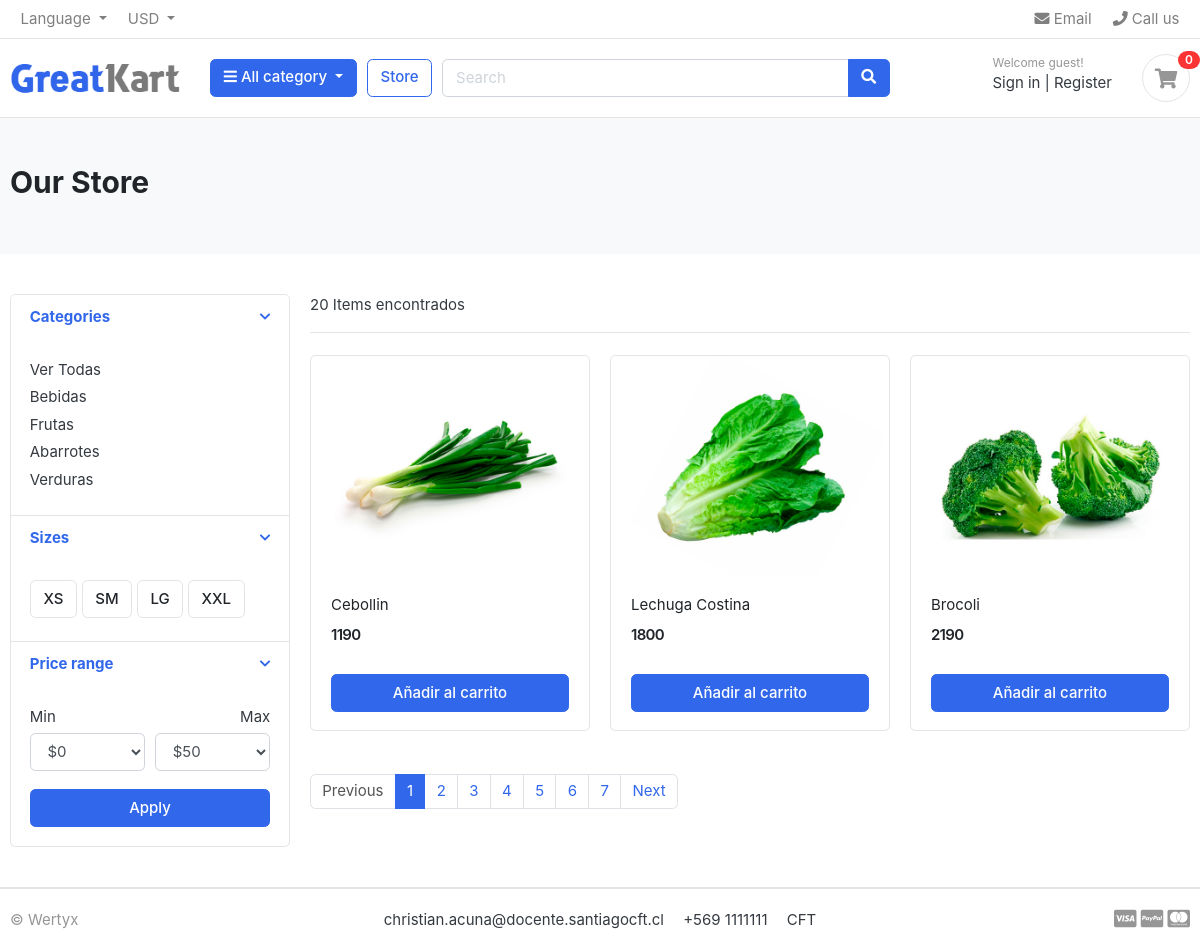
/store/, run on the app's committed database.
### category/models.py (models this page shows, shortened)
class Category(models.Model):
    category_name = models.CharField(max_length=20, unique=True)
    description = models.CharField(max_length=225, blank=True)
    slug = models.CharField(max_length=100, unique=True)
    category_image = models.ImageField(
        upload_to='photos/categories', blank=True
    )
    class Meta:
        verbose_name = 'category'
        verbose_name_plural = 'categories'

### store/models.py (models this page shows, shortened)
class Product(models.Model):
    product_name = models.CharField(max_length=200, unique=True)
    slug = models.CharField(max_length=200, unique=True)
    description = models.TextField(max_length=1000, blank=True)
    price = models.IntegerField()
    images = models.ImageField(upload_to='photos/products')
    stock = models.PositiveIntegerField()
    is_available = models.BooleanField(default=True)
    category = models.ForeignKey(Category, on_delete=models.CASCADE)
    created_date = models.DateTimeField(auto_now_add=True)
    modified_date = models.DateTimeField(auto_now=True)

### store/views.py (the view)
# urls.py: path("store/", include('store.urls')),
def store(request, category_slug=None):
    categories = None
    products = None
    if category_slug is not None:
        categories = get_object_or_404(Category, slug=category_slug)
        products = Product.objects.filter(category=categories)
    else:
        products = Product.objects.all()
    products_count = products.count()
    paged_products = pagination(request, products, 3)
    return render(request, "store.html", context={
        "products": paged_products,
        "products_count": products_count,
    })

### carts/context_processors.py (called while the page is built)
def counter_items(request):
    cart_count = 0
    try:
        cart = Cart.objects.get(cart_id=cart_id(request))
        cart_items = CartItem.objects.all().filter(cart=cart)
        for cart_item in cart_items:
            cart_count += cart_item.quantity
    except Cart.DoesNotExist:
        cart_count = 0
    return {"cart_count": cart_count}

### carts/views.py (called while the page is built)
def cart_id(request):
    cart = request.session.session_key
    print("cart", cart)
    if cart is None:
        cart = request.session.create()
    return cart

### category/context_processors.py (called while the page is built)
def global_category(request):
    menu_links = Category.objects.all()
    return dict(menu_links=menu_links)

### store/views.py (called while the page is built)
def pagination(request, products, products_by_page):
    paginator = Paginator(products, products_by_page)
    page = request.GET.get("page")
    paged_products = paginator.get_page(page)
    return paged_products

### templates/store.html (shortened to what this page needs)
{% extends 'base.html' %}
{% block content %}
<section class="section-pagetop bg">
<div class="container">
	<h2 class="title-page">Our Store</h2>
</div>
</section>
<section class="section-content padding-y">
<div class="container">
<div class="row">
	<aside class="col-md-3">
<div class="card">
	<article class="filter-group">
		<header class="card-header">
			<a href="#" data-toggle="collapse" data-target="#collapse_1" aria-expanded="true" class="">
				<i class="icon-control fa fa-chevron-down"></i>
				<h6 class="title">Categories</h6>
			</a>
		</header>
		<div class="filter-content collapse show" id="collapse_1" style="">
			<div class="card-body">
				<ul class="list-menu">
				<li><a href="{% url 'store' %}">Ver Todas </a></li>
				{% for category in menu_links %}
				<li><a href="{% url 'products_by_category' category.slug %}">{{ category.category_name }}</a></li>
				{% endfor %}
				</ul>
			</div>
		</div>
	</article>
	<article class="filter-group">
		<header class="card-header">
			<a href="#" data-toggle="collapse" data-target="#collapse_4" aria-expanded="true" class="">
				<i class="icon-control fa fa-chevron-down"></i>
				<h6 class="title">Sizes </h6>
			</a>
		</header>
		<div class="filter-content collapse show" id="collapse_4" style="">
			<div class="card-body">
			  <label class="checkbox-btn">
			    <span class="btn btn-light"> XS </span>
			  </label>
			  <label class="checkbox-btn">
			    <span class="btn btn-light"> SM </span>
			  </label>
			  <label class="checkbox-btn">
			    <span class="btn btn-light"> LG </span>
			  </label>
			  <label class="checkbox-btn">
			    <span class="btn btn-light"> XXL </span>
			  </label>
		</div>
		</div>
	</article>
	<article class="filter-group">
		<header class="card-header">
			<a href="#" data-toggle="collapse" data-target="#collapse_3" aria-expanded="true" class="">
				<i class="icon-control fa fa-chevron-down"></i>
				<h6 class="title">Price range </h6>
			</a>
		</header>
		<div class="filter-content collapse show" id="collapse_3" style="">
			<div class="card-body">
				<div class="form-row">
				<div class="form-group col-md-6">
				  <label>Min</label>
				  	<select class="mr-2 form-control">
						<option value="0">$0</option>
					</select>
				</div>
				<div class="form-group text-right col-md-6">
				  <label>Max</label>
				  	<select class="mr-2 form-control">
						<option value="50">$50</option>
					</select>
				</div>
				</div>
				<button class="btn btn-block btn-primary">Apply</button>
			</div>
		</div>
	</article>
</div>
	</aside>
	<main class="col-md-9">
<header class="border-bottom mb-4 pb-3">
		<div class="form-inline">
			<span class="mr-md-auto">{{products_count}} Items encontrados </span>
		</div>
</header>
<div class="row">
	{% for product in products %}
	<div class="col-md-4">
		<figure class="card card-product-grid">
			<div class="img-wrap">
			<a href="{% url 'product_detail' product.category.slug product.slug %}" class="img-wrap"> <img src="{{ product.images.url }}"> </a>
			</div>
			<figcaption class="info-wrap">
				<div class="fix-height">
					<a href="{% url 'product_detail' product.category.slug product.slug %}" class="title">{{ product.product_name }}</a>
					<div class="price-wrap mt-2">
						<span class="price">{{ product.price }}</span>
					</div>
				</div>
				<a href="{% url 'add_cart' product.id %}" class="btn btn-block btn-primary">Añadir al carrito </a>
			</figcaption>
		</figure>
	</div>
	{% endfor %}
</div>
<nav class="mt-4" aria-label="Page navigation sample">
  {% if products.has_other_pages %}
  <ul class="pagination">
	{% if products.has_previous %}
    	<li class="page-item"><a class="page-link" href="?page={{ products.previous_page_number }}">Previous</a></li>
	{% else %}
    	<li class="page-item disabled"><a class="page-link" href="#">Previous</a></li>
	{% endif %}
	{% for i in products.paginator.page_range %}
		{% if products.number == i %}
    		<li class="page-item active"><a class="page-link" href="#">{{i}}</a></li>
		{% else %}
    		<li class="page-item"><a class="page-link" href="?page={{i}}">{{i}}</a></li>
		{% endif %}
	{% endfor %}
	{% if products.has_next %}
    	<li class="page-item"><a class="page-link" href="?page={{products.next_page_number}}">Next</a></li>
	{% else %}
    	<li class="page-item disabled"><a class="page-link" href="#">Next</a></li>
	{% endif %}
  </ul>
  {% endif %}
</nav>
	</main>
</div>
</div>
</section>
{% endblock content %}

### ecommerce/static/css/ui.css (style rules this page uses)
html { font-family: "Inter", sans-serif; font-size: 15px; }
.img-wrap { text-align: center; display: block; }
.img-wrap img { max-width: 100%; }
.price-wrap { letter-spacing: -0.7px; }
.padding-y { padding-top: 40px; padding-bottom: 40px; }
figure { margin-bottom: 0; }
article:after, .form-group:after { display: block; clear: both; content: ""; }
.bg { background-color: #f8f9fa; }
.title-page { color: #212529; }
.btn-light { background-color: #fff; border-color: #e4e4e4; }
[class*=list-] li:after { visibility: hidden; display: block; content: ""; overflow: hidden; height: 0; clear: both; }
.list-menu { list-style: none; margin: 0; padding-left: 0; }
.list-menu li { margin-bottom: 5px; }
.list-menu a { color: #343a40; }
[class*=card-product] a.title { color: #212529; display: block; }
[class*=card-product] .img-wrap { overflow: hidden; position: relative; }
[class*=card-product] .img-wrap img { height: 100%; max-width: 100%; width: auto; display: inline-block; -o-object-fit: cover; object-fit: cover; }
.card-product-grid { margin-bottom: 20px; }
.card-product-grid .img-wrap { border-radius: 0.2rem 0.2rem 0 0; height: 220px; }
.card-product-grid .info-wrap { overflow: hidden; padding: 18px 20px; }
.card-product-grid .fix-height { height: 80px; overflow: hidden; }
.card .img-wrap { overflow: hidden; }
.price { font-weight: 600; color: #212529; }
.icon-control { margin-top: 5px; float: right; font-size: 80%; }
.card-header .title { margin-bottom: 0; line-height: 1.5; }
.filter-group { border-bottom: 1px solid #e4e4e4; }
.filter-group .card-header { border-bottom: 0; }
.filter-group:last-child { border-bottom: 0; }
.checkbox-btn { position: relative; }
.section-pagetop { padding: 45px 0; }

### data on the page
Category: category_name "Bebidas"
Category: category_name "Frutas"
Category: category_name "Abarrotes"
Category: category_name "Verduras"
Product: images (picture), product_name "Cebollin", price "1190"
Product: images (picture), product_name "Lechuga Costina", price "1800"
Product: images (picture), product_name "Brocoli", price "2190"

### other printed values
{{ cart_count }} "0"
{{ products_count }} "20"
{{ i }} "1"
{{ i }} "2" "3" "4" "5" "6" "7"
